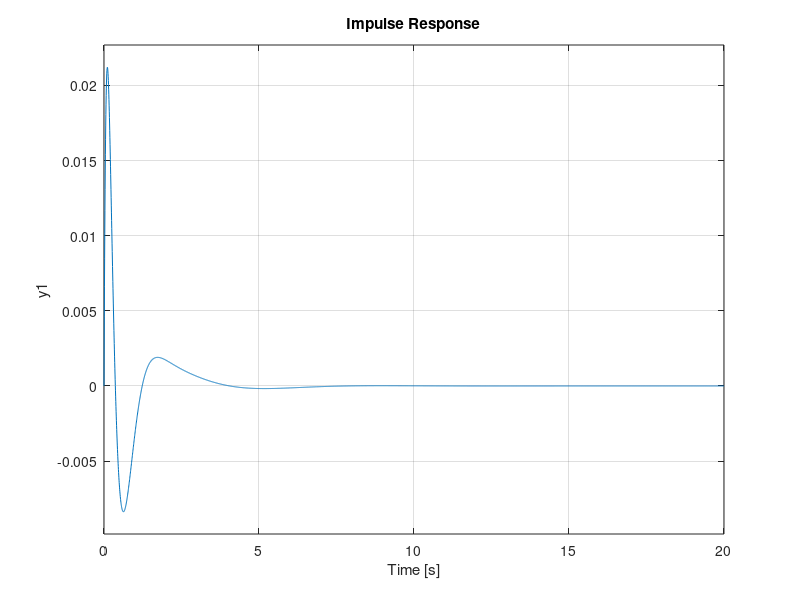

The MATLAB source for this figure:
ng1 = 1;
dg1 = [1 10];
sysg1 = tf(ng1,dg1);
ng2 = 1;
dg2 = [1 1];
sysg2 = tf(ng2,dg2);
ng3 = [1 0 1];
dg3 = [1 4 4];
sysg3 = tf(ng3,dg3);
ng4 = [1 1];
dg4 = [1 6];
sysg4 = tf(ng4,dg4);
nh1 = [1 1];
dh1 = [1 2];
sysh1 = tf(nh1,dh1);
nh2 = [2];
dh2 = [1];
sysh2 = tf(nh2,dh2)
nh3 = [1];
dh3 = [1];
sysh3 = tf(nh3,dh3)
sys1 = sysh2 / sysg4
sys2 = series(sysg3,sysg4)
sys3 = feedback(sys2,sysh3,-1)
sys4 = series(sysg2,sys3)
sys5 = feedback(sys4,sys1)
sys6 = series(sysg1,sys5)
sys = feedback(sys6,sysh1)

t = [0:0.005:20];
[y,t] = step(sys,t)
plot(t,y)
impulse(sys,t)

